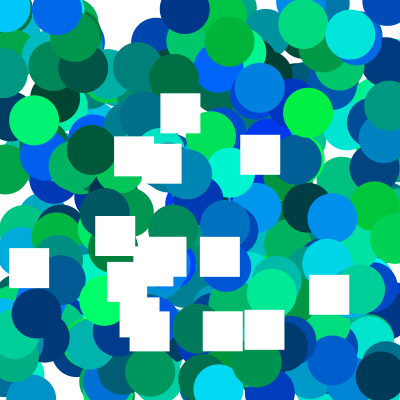
Frame 1 (no input)
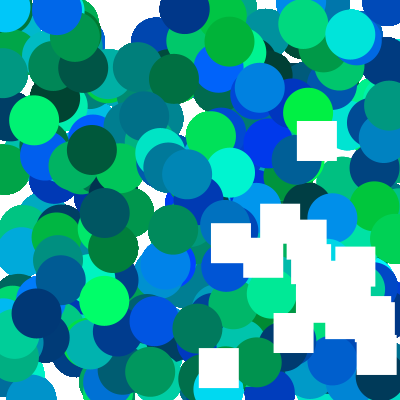
Frame 60 (the mouse pressed at the canvas centre just before this capture)
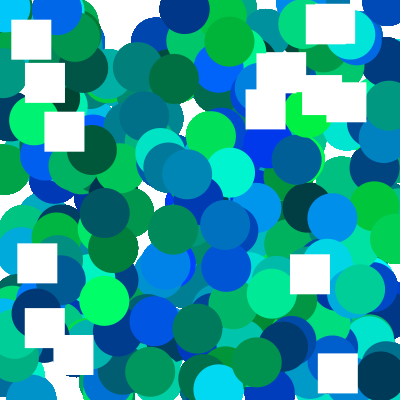
Frame 120 (the mouse held since frame 60 and released just before this capture)

The Processing sketch that drew these frames (run headless with seeded random() and noise(); from frame 60 on, the mouse is pressed at the canvas centre):

// Processing sketch: processing_97675
// ── processing_97675.pde

int nelipses=300;

int nquadrats=15;
int mida=40;

//fons estàtic
float[] px = new float [nelipses];
float[] py = new float [nelipses];
float[] vx = new float [nelipses];
float[] vy = new float [nelipses];
float[] R = new float [nelipses];
float[] G = new float [nelipses];
float[] B = new float [nelipses];

//figures moviment
float[] px1 = new float [nquadrats];
float[] py1 = new float [nquadrats];
float[] vx1 = new float [nquadrats];
float[] vy1 = new float [nquadrats];


void setup(){
  size(400,400);
  rectMode(CENTER);
  background(255);
  
  //fons estatic
  for (int i=0; i<nelipses; i++){
    px[i]=random(width);
    py[i]=random(height);
    vx[i]=random(1,4);
    vy[i]=random(1,4);
    R[i]=random(80,255);
    G[i]=random(50,255);
    B[i]=random(50,255);
    
  }
  
  //figures moviment
    for (int t=0; t<nquadrats; t++){
    px1[t]=random(width);
    py1[t]=random(height);
    vx1[t]=random(1,5);
    vy1[t]=random(1,5);
    
  }
  
  
}



void draw(){
  
  //fons estàtic
  for (int i=0 ; i<nelipses; i++){
  
    if ((px[i]<0) || (px[i]>width)){ 
      vx[i]=-vx[i];
    }
    if ((py[i]<0) || (py[i]>height)){
      vy[i]=-vy[i];
    }
    
    noStroke();
    fill(0,G[i],B[i]);  

    ellipse(px[i],py[i],50,50);
  
  }
  
  
  
  //figures moviment
  for (int t=0 ; t<nquadrats; t++){
  
    px1[t]+=vx1[t];
    py1[t]+=vy1[t];
    
   if (((px1[t]-mida/2)<0) || ((px1[t]+mida/2)>width)){ 
     vx1[t]=-vx1[t];
   }
   if (((py1[t]-mida/2)<0) || ((py1[t]+mida/2)>height)){
     vy1[t]=-vy1[t];
   }
  
  fill(255);
  rect(px1[t],py1[t],mida,mida);

}


}


void mousePressed(){
  for (int t=0; t<nquadrats; t++){
    px1[t]=mouseX;
    py1[t]=mouseY;
    //vx1[t]=random(5,10);
    //vy1[t]=random(5,10);
  


  }
  
}
